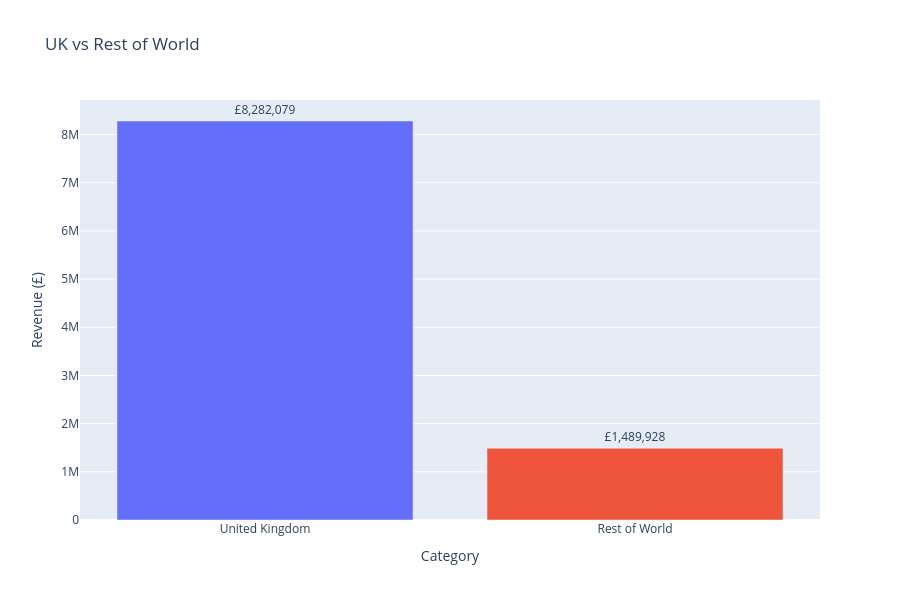
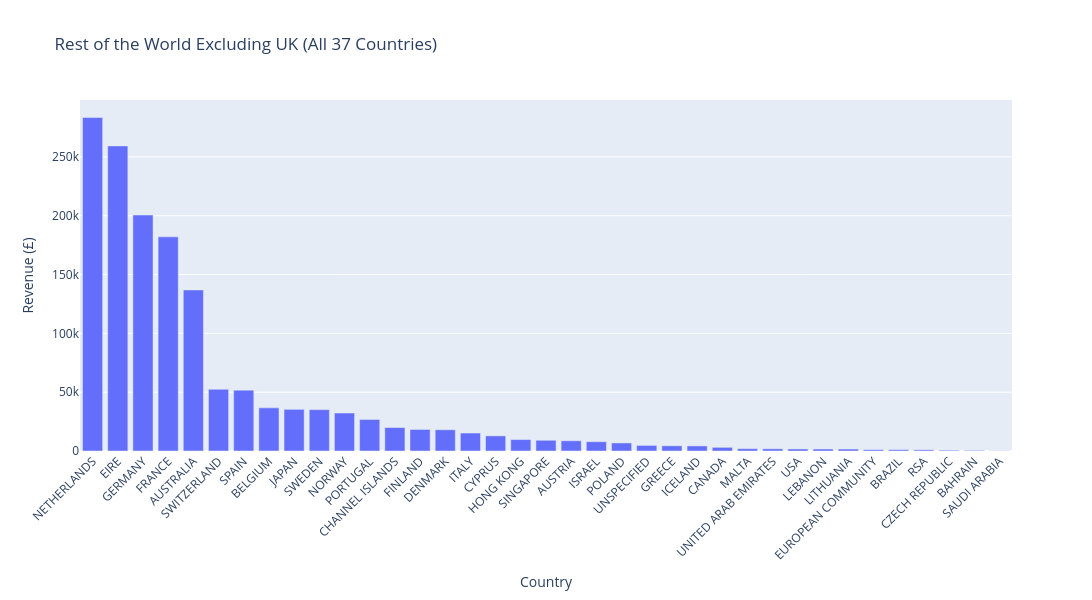

Source (notebook cell) for these figures, in order:
### Code cell
#Highest revenue generating countries generally
from plotly.subplots import make_subplots
import plotly.graph_objects as go

revenue_by_country = (
    df_final[df_final['IsProduct']]
    .groupby('Country')['Revenue'].sum()
    .sort_values(ascending=False)
    .reset_index()
)

revenue_by_country_no_uk = revenue_by_country[revenue_by_country['Country'] != 'UNITED KINGDOM']

# --- Chart 1: UK vs Rest of World ---
uk_vs_rest = pd.DataFrame({
    'Category': ['United Kingdom', 'Rest of World'],
    'Revenue': [
        revenue_by_country[revenue_by_country['Country'] == 'UNITED KINGDOM']['Revenue'].values[0],
        revenue_by_country_no_uk['Revenue'].sum()
    ]
})

fig1 = px.bar(uk_vs_rest, x='Category', y='Revenue', title='UK vs Rest of World',
              color='Category', text='Revenue')
fig1.update_traces(texttemplate='£%{text:,.0f}', textposition='outside')
fig1.update_layout(showlegend=False, height=600, yaxis_title='Revenue (£)')
fig1.show()

# --- Chart 2: All 37 countries excluding UK ---
fig2 = px.bar(revenue_by_country_no_uk, x='Country', y='Revenue',
              title='Rest of the World Excluding UK (All 37 Countries)')
fig2.update_layout(
    xaxis_title='Country', 
    yaxis_title='Revenue (£)', 
    height=600,
    width=1400,
    xaxis_tickangle=-45
)
fig2.show()

### Figure 1 — Plotly figure (JSON) as saved in the notebook; plotly's stock layout.template omitted (floating-point values rounded to 4 significant figures)
{"data": [{"hovertemplate": "Category=%{x}<br>Revenue=%{text}<extra></extra>", "legendgroup": "United Kingdom", "marker": {"color": "#636efa", "pattern": {"shape": ""}}, "name": "United Kingdom", "orientation": "v", "showlegend": true, "text": [8282000.0], "textposition": "outside", "texttemplate": "£%{text:,.0f}", "type": "bar", "x": ["United Kingdom"], "xaxis": "x", "y": [8282000.0], "yaxis": "y"}, {"hovertemplate": "Category=%{x}<br>Revenue=%{text}<extra></extra>", "legendgroup": "Rest of World", "marker": {"color": "#EF553B", "pattern": {"shape": ""}}, "name": "Rest of World", "orientation": "v", "showlegend": true, "text": [1490000.0], "textposition": "outside", "texttemplate": "£%{text:,.0f}", "type": "bar", "x": ["Rest of World"], "xaxis": "x", "y": [1490000.0], "yaxis": "y"}], "layout": {"barmode": "relative", "height": 600, "legend": {"title": {"text": "Category"}, "tracegroupgap": 0}, "showlegend": false, "title": {"text": "UK vs Rest of World"}, "xaxis": {"anchor": "y", "categoryarray": ["United Kingdom", "Rest of World"], "categoryorder": "array", "domain": [0, 1], "title": {"text": "Category"}}, "yaxis": {"anchor": "x", "domain": [0, 1], "title": {"text": "Revenue (£)"}}}}

### Figure 2 — Plotly figure (JSON) as saved in the notebook; plotly's stock layout.template omitted (floating-point values rounded to 4 significant figures)
{"data": [{"hovertemplate": "Country=%{x}<br>Revenue=%{y}<extra></extra>", "legendgroup": "", "marker": {"color": "#636efa", "pattern": {"shape": ""}}, "name": "", "orientation": "v", "showlegend": false, "textposition": "auto", "type": "bar", "x": ["NETHERLANDS", "EIRE", "GERMANY", "FRANCE", "AUSTRALIA", "SWITZERLAND", "SPAIN", "BELGIUM", "JAPAN", "SWEDEN", "NORWAY", "PORTUGAL", "CHANNEL ISLANDS", "FINLAND", "DENMARK", "ITALY", "CYPRUS", "HONG KONG", "SINGAPORE", "AUSTRIA", "ISRAEL", "POLAND", "UNSPECIFIED", "GREECE", "ICELAND", "CANADA", "MALTA", "UNITED ARAB EMIRATES", "USA", "LEBANON", "LITHUANIA", "EUROPEAN COMMUNITY", "BRAZIL", "RSA", "CZECH REPUBLIC", "BAHRAIN", "SAUDI ARABIA"], "xaxis": "x", "y": [283500.0, 259400.0, 200600.0, 182100.0, 136900.0, 52480.0, 51750.0, 36660.0, 35420.0, 35170.0, 32290.0, 26810.0, 19930.0, 18300.0, 18040.0, 15280.0, 12840.0, 9733.0, 9120.0, 8698.0, 7902.0, 6853.0, 4741.0, 4426.0, 4310.0, 3115.0, 1980.0, 1865.0, 1731.0, 1694.0, 1661.0, 1151.0, 1144.0, 1002.0, 671.7, 548.4, 131.2], "yaxis": "y"}], "layout": {"barmode": "relative", "height": 600, "legend": {"tracegroupgap": 0}, "title": {"text": "Rest of the World Excluding UK (All 37 Countries)"}, "width": 1400, "xaxis": {"anchor": "y", "domain": [0, 1], "tickangle": -45, "title": {"text": "Country"}}, "yaxis": {"anchor": "x", "domain": [0, 1], "title": {"text": "Revenue (£)"}}}}
